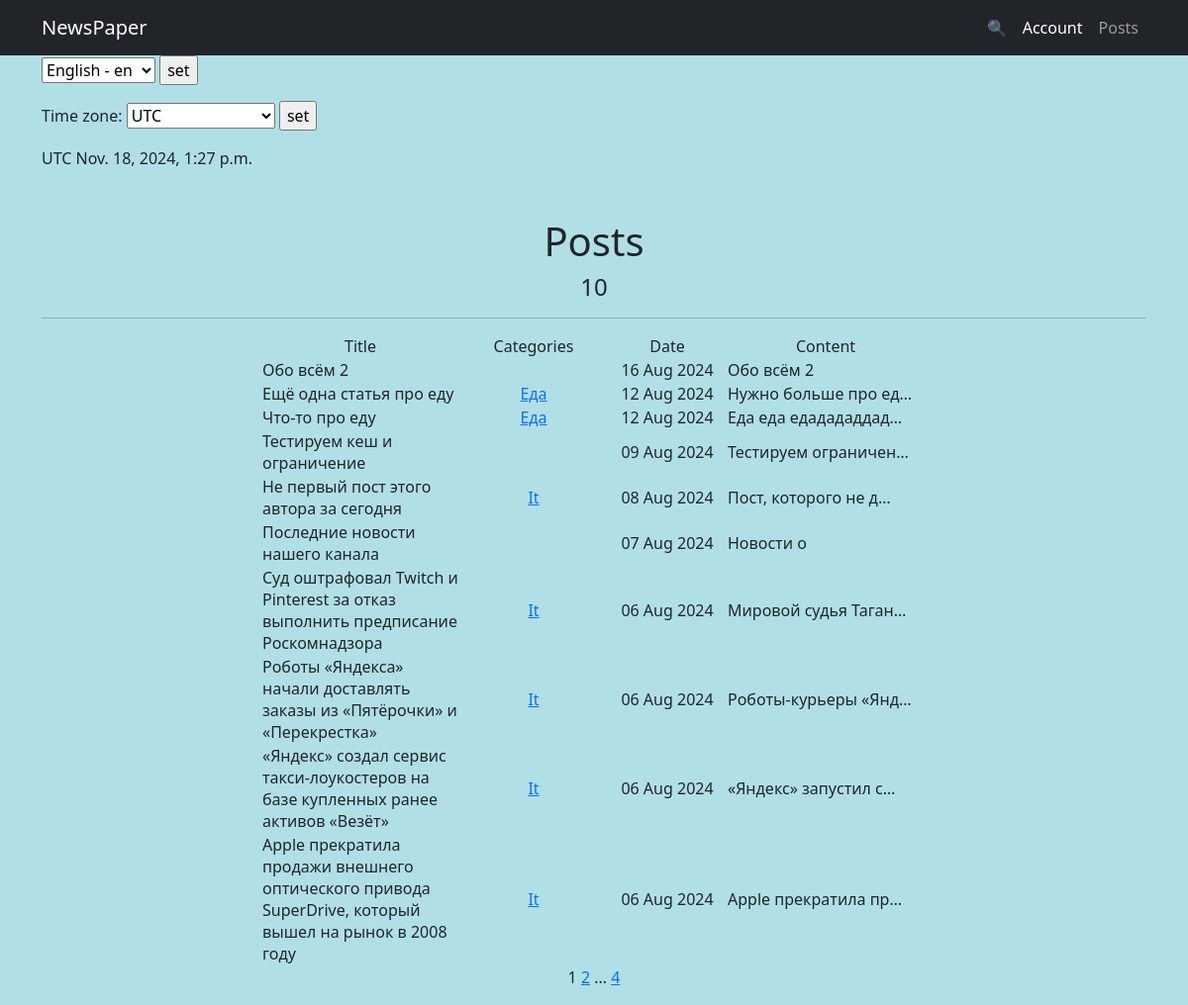
/posts/, run on the app's committed database.
### news/models.py (models this page shows, shortened)
class Post(models.Model):
    article = 'A'
    news = 'N'
    POSITIONS = [
        (article, 'статья'),
        (news, 'новость')
    ]
    author = models.ForeignKey(Author, on_delete=models.CASCADE)
    type = models.CharField(max_length=1, choices=POSITIONS, default=news)
    date = models.DateTimeField(auto_now_add=True)
    category = models.ManyToManyField(
        Category,
        through='PostCategory',
        related_name='posts',)
    title = models.CharField(max_length=225)
    text = models.TextField()
    rating = models.IntegerField(default=0)

class Category(models.Model):
    name = models.CharField(max_length=255, unique=True)
    subscribers = models.ManyToManyField(User, through='UserCategory', related_name='categories', blank=True)
    def __str__(self):
        return self.name.title()

### news/views.py (the view)
# urls.py: path('', PostsList.as_view(), name='post_list'),
class PostsList(ListView):
    model = Post
    ordering = '-date'
    context_object_name = 'posts'
    paginate_by = 10
    def get_queryset(self):
        queryset = super().get_queryset()
        self.filterset = PostFilter(self.request.GET, queryset)
        return self.filterset.qs
    def get_context_data(self, **kwargs):
        context = super().get_context_data(**kwargs)
        context['filterset'] = self.filterset
        context['time_now'] = datetime.utcnow()
        return context
    def get_template_names(self):
        if self.request.path == '/posts/search/':
            return 'search.html'
        return 'posts.html'

### news/templatetags/my_filters.py (called while the page is built)
@register.filter()
def censor(value):
    for word in censor_words:
        if word in value:
            value = value.replace(word[1:], '*' * len(word[1:]))
    return value

### news/templatetags/my_tags.py (called while the page is built)
@register.simple_tag(takes_context=True)
def url_replace(context, **kwargs):
    d = context['request'].GET.copy()
    for k, v in kwargs.items():
        d[k] = v
    return d.urlencode()

### news/timezone_context.py (called while the page is built)
def get_timezone(request):
    return {
        'current_time': timezone.localtime(timezone.now()),
        'timezones': pytz.common_timezones,
    }

### templates/posts.html (shortened to what this page needs)
{% extends 'flatpages/default.html' %}
{% load my_filters %}
{% load my_tags %}
{% load i18n %}
{% load tz %}
{% block title %}
<h1>{% trans 'Posts' %}</h1>
<h4>{{ posts|length }}</h4>
{% endblock title %}
{% block content %}
   <hr>
   {% if posts %}
       <table style="margin: 0 auto">
           <tr>
               <td width="200" align="center">{% trans 'Title' %}</td>
               <td width="150" align="center">{% trans 'Categories' %}</td>
               <td align="center">{% trans 'Date' %}</td>
               <td width="200" align="center">{% trans 'Content' %}</td>
           </tr>
           {% for post in posts %}
           <tr>
               <td>{{ post.title|censor }}</td>
               <td width="150" align="center">
                   {% for category in post.category.all %}
                   <a href="{% url 'category_list' category.id %}">{{ category }}</a>
                   {% endfor %}
               </td>
               <td width="120" align="center">{{ post.date|date:'d M Y' }}</td>
               <td>{{ post.text|truncatechars:20|censor }}</td>
               <td></td>
           </tr>
           {% endfor %}
       </table>
   {% else %}
       <h2>{% trans 'No news yet!' %}</h2>
   {% endif %}
   {{ page_obj.number }}
   {% if page_obj.has_next %}
       <a href="?{% url_replace page=page_obj.next_page_number %}">{{ page_obj.next_page_number }}</a>
       {% if paginator.num_pages != page_obj.next_page_number %}
           ...
           <a href="?{% url_replace page=page_obj.paginator.num_pages %}">{{ page_obj.paginator.num_pages }}</a>
       {% endif %}
   {% endif %}
{% endblock content %}

### data on the page
Post: title|censor "Обо всём 2", date "16 Aug 2024", text|censor "Обо всём 2"
Post: title|censor "Ещё одна статья про еду", date "12 Aug 2024", text|censor "Нужно больше про ед…"
Category: name "Еда"
Post: title|censor "Что-то про еду", date "12 Aug 2024", text|censor "Еда еда едадададдад…"
Post: title|censor "Тестируем кеш и ограничение", date "09 Aug 2024", text|censor "Тестируем ограничен…"
Post: title|censor "Не первый пост этого автора за сегодня", date "08 Aug 2024", text|censor "Пост, которого не д…"
Category: name "It"
Post: title|censor "Последние новости нашего канала", date "07 Aug 2024", text|censor "Новости о"
Post: title|censor "Суд оштрафовал Twitch и Pinterest за отказ выполнить предписание Роскомнадзора", date "06 Aug 2024", text|censor "Мировой судья Таган…"
Post: title|censor "Роботы «Яндекса» начали доставлять заказы из «Пятёрочки» и «Перекрестка»", date "06 Aug 2024", text|censor "Роботы‑курьеры «Янд…"
Post: title|censor "«Яндекс» создал сервис такси-лоукостеров на базе купленных ранее активов «Везёт»", date "06 Aug 2024", text|censor "«Яндекс» запустил с…"
Post: title|censor "Apple прекратила продажи внешнего оптического привода SuperDrive, который вышел на рынок в 2008 году", date "06 Aug 2024", text|censor "Apple прекратила пр…"

### other printed values
{{ TIME_ZONE }} "UTC"
{{ current_time|timezone:TIME_ZONE }} "Nov. 18, 2024, 1:27 p.m."
{{ posts|length }} "10"
{{ page_obj.number }} "1"
{{ page_obj.next_page_number }} "2"
{{ page_obj.paginator.num_pages }} "4"
form field language "English - en"
form field timezone "UTC"
